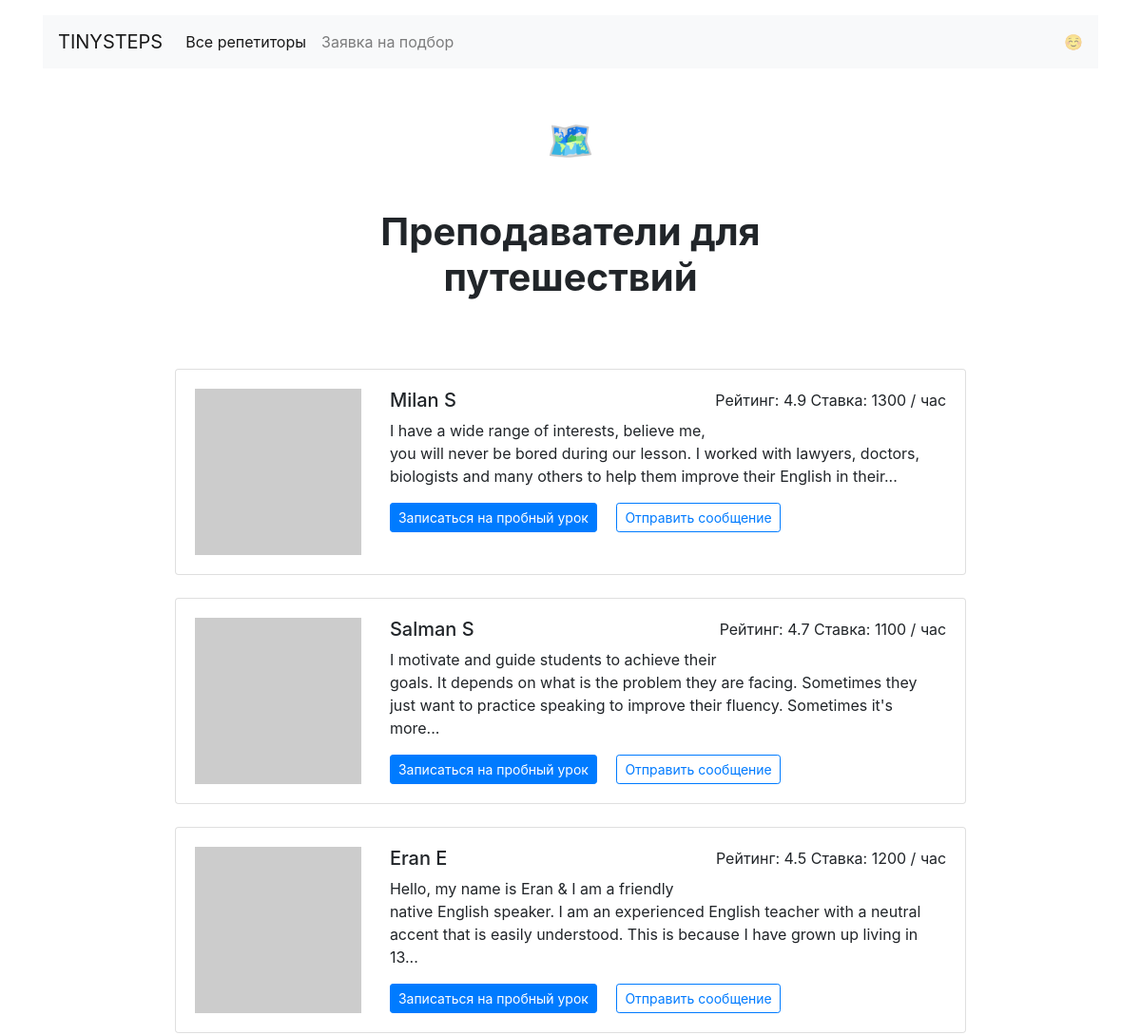
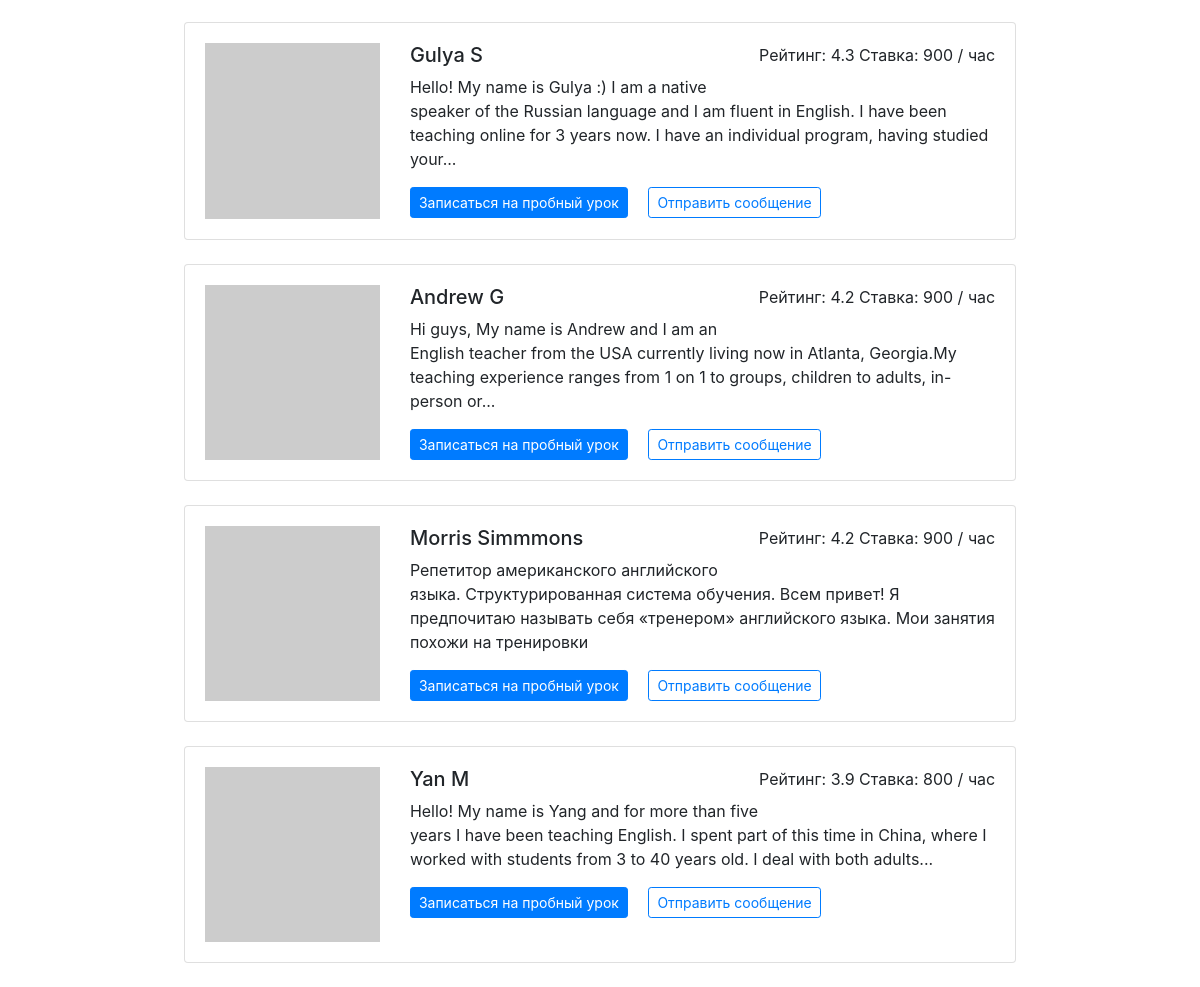
The page /goals/travel on the database its author committed (2 pictures, top to bottom).
### app/models.py (models this page shows)
class Goal(db.Model):
    __tablename__ = 'goals'
    id = db.Column(db.Integer, primary_key=True)
    title = db.Column(db.String(100), unique=True, nullable=False)
    slug = db.Column(db.String(50), unique=True, nullable=False)
    requests = db.relationship('Request', back_populates='goal')
    teachers = db.relationship(
       'Teacher',
       secondary=teachers_goals_association,
       back_populates='goals'
    )

class Teacher(db.Model):
    __tablename__ = 'teachers'
    id = db.Column(db.Integer, primary_key=True)
    fullname = db.Column(db.String(120), nullable=False)
    about = db.Column(db.String(2000), nullable=False)
    rating = db.Column(db.Float, default=0.0)
    picture = db.Column(db.String(1000))
    price = db.Column(db.Integer, nullable=False)
    schedule = db.Column(db.JSON, nullable=False)
    bookings = db.relationship('Booking', back_populates='teacher')
    goals = db.relationship(
        'Goal',
        secondary=teachers_goals_association,
        back_populates='teachers'
    )

### app/routes.py (the view)
@app.route('/goals/<goal_slug>')
def goal(goal_slug):
    goal = db.session.query(Goal).filter(Goal.slug == goal_slug).first()
    teachers = db.session.query(Teacher)\
    .filter(Teacher.goals.contains(goal))\
    .order_by(Teacher.rating.desc())
    if not teachers:
        abort(404)
    context = {
        'teachers': teachers,
        'emoji': EMOJI[goal_slug],
        'goal': goal
    }
    return render_template('goal.html', **context)

### app/templates/goal.html
{% extends "base.html" %}
{% block content %}
{% if teachers %}
<h2 class="h1 text-center w-50 mx-auto mt-1 py-5 mb-4"><strong>{{ emoji }}<br><br>Преподаватели
        {{ goal.title|lower }}</strong></h2>
<div class="w-75 m-auto">
    {% include "cards/teacher_list.html" %}
</div>
{% else %}
<h2 class="h1 text-center w-50 mx-auto mt-1 py-5 mb-4"><strong>К сожалению, мы ничего для Вас не нашли.</strong></h2>
{% endif %}
{% endblock %}

### app/templates/cards/teacher_list.html
{% block teacher_list %}
{% for teacher in teachers %}
<div class="card mb-4">
    <div class="card-body">
        <div class="row">
            {% if teacher.picture %}
            <div class="col-3"><img src="{{ teacher.picture }}" class="img-fluid"></div>
            {% else %}
            <div class="col-3"><img src="https://hyiproom.net/images/no_avatar.svg" class="img-fluid"></div>
            {% endif %}
            <div class="col-9">
                <p class="float-right">Рейтинг: {{ teacher.rating }} Ставка: {{ teacher.price }} / час</p>
                <h5>{{ teacher.fullname }}</h5>
                <p>{{ teacher.about|truncate(200) }}</p>
                <a href="{{ url_for('profile', teacher_id=teacher.id) }}" class="btn btn-primary btn-sm mr-3">Записаться
                    на пробный урок</a>
                <a href="{{ url_for('message', teacher_id=teacher.id) }}"
                    class="btn btn-outline-primary btn-sm">Отправить сообщение</a>
            </div>
        </div>
    </div>
</div>
{% endfor %}
{% endblock %}

### rows shown on the page
Goal: title "для путешествий"
Teacher: rating "4.9", price "1300", fullname "Milan S", about "I have a wide range of interests, believe me, you will never be bored during our lesson. I worked with lawyers, doctors, biologists and many others to help them improve their English in their..."
Teacher: rating "4.7", price "1100", fullname "Salman S", about "I motivate and guide students to achieve their goals. It depends on what is the problem they are facing. Sometimes they just want to practice speaking to improve their fluency. Sometimes it's more..."
Teacher: rating "4.5", price "1200", fullname "Eran E", about "Hello, my name is Eran & I am a friendly native English speaker. I am an experienced English teacher with a neutral accent that is easily understood. This is because I have grown up living in 13..."
Teacher: rating "4.3", price "900", fullname "Gulya S", about "Hello! My name is Gulya :) I am a native speaker of the Russian language and I am fluent in English. I have been teaching online for 3 years now. I have an individual program, having studied your..."
Teacher: rating "4.2", price "900", fullname "Andrew G", about "Hi guys, My name is Andrew and I am an English teacher from the USA currently living now in Atlanta, Georgia.My teaching experience ranges from 1 on 1 to groups, children to adults, in-person or..."
Teacher: rating "4.2", price "900", fullname "Morris Simmmons", about "Репетитор американского английского языка. Структурированная система обучения. Всем привет! Я предпочитаю называть себя «тренером» английского языка. Мои занятия похожи на тренировки"
Teacher: rating "3.9", price "800", fullname "Yan M", about "Hello! My name is Yang and for more than five years I have been teaching English. I spent part of this time in China, where I worked with students from 3 to 40 years old. I deal with both adults..."

### other values the page prints
{{ emoji }} "🗺"
